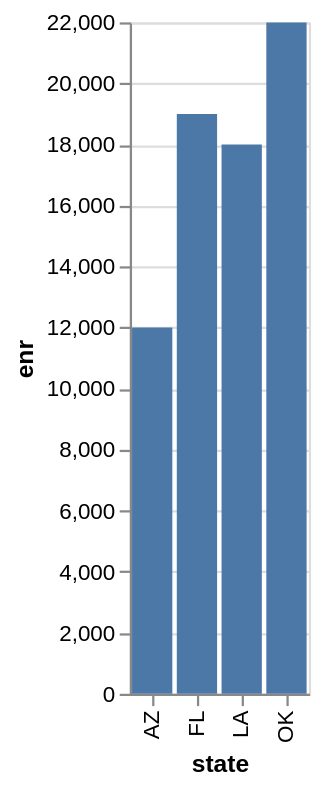

This figure's Vega-Lite source:
### Vega-Lite specification from a JSON file in a GitHub repository (floating-point values rounded to 4 significant figures)
{"data": {"values": [{"x_data": "AZ", "y_data": 12000}, {"x_data": "LA", "y_data": 18000}, {"x_data": "FL", "y_data": 19000}, {"x_data": "OK", "y_data": 22000}]}, "mark": "bar", "encoding": {"x": {"field": "x_data", "type": "nominal", "title": "state", "sort": "ascending"}, "y": {"field": "y_data", "type": "quantitative", "title": "enr"}}}
